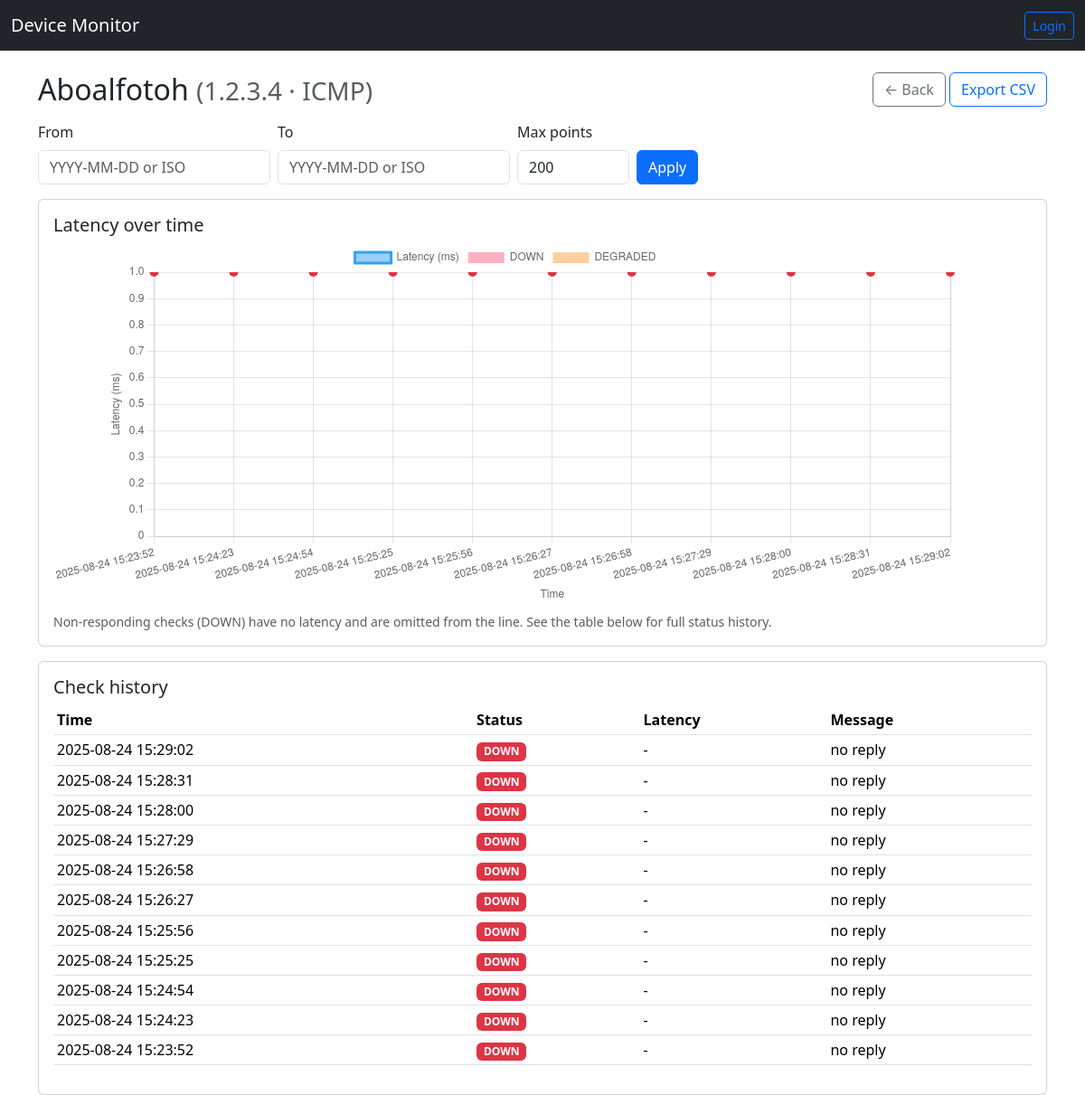
The app's page /devices/8, older data.
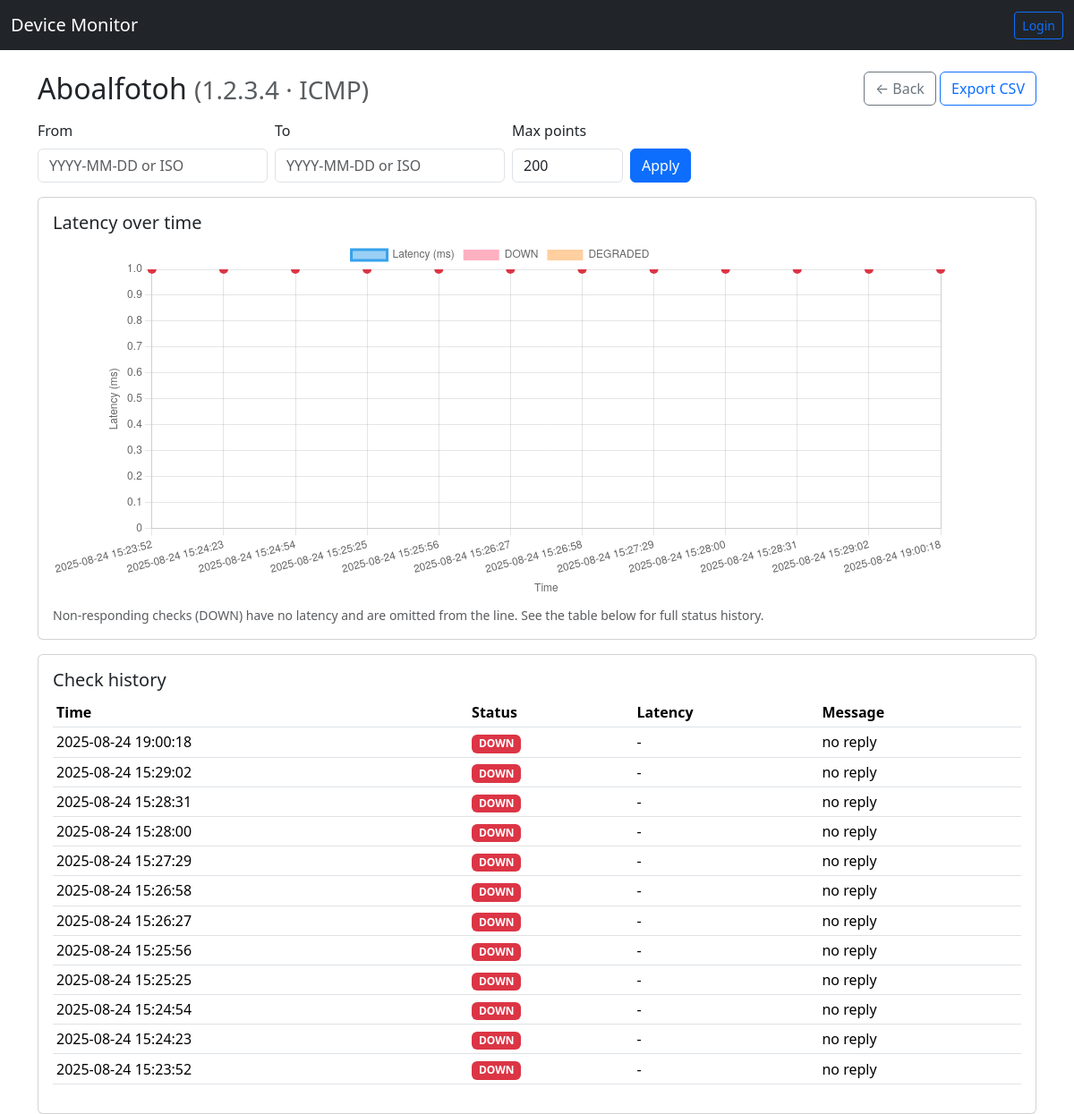
The same page, newer data.
### app/models.py (models this page shows)
class Device(db.Model):
    __tablename__ = "devices"
    id = db.Column(db.Integer, primary_key=True)
    name = db.Column(db.String(120), nullable=False)
    host = db.Column(db.String(255), nullable=False)
    kind = db.Column(db.String(50), default="generic")
    enabled = db.Column(db.Boolean, default=True)
    created_at = db.Column(db.DateTime, default=lambda: datetime.now(timezone.utc))

class CheckResult(db.Model):
    __tablename__ = "check_results"
    id = db.Column(db.Integer, primary_key=True)
    device_id = db.Column(db.Integer, db.ForeignKey("devices.id"), nullable=False)
    status = db.Column(db.String(20), nullable=False)  # up|down|degraded
    latency_ms = db.Column(db.Integer)
    cpu_percent = db.Column(db.Float)  # (optional for now)
    mem_percent = db.Column(db.Float)
    message = db.Column(db.String(500))
    created_at = db.Column(db.DateTime, default=lambda: datetime.now(timezone.utc))
    device = db.relationship("Device", backref="checks")

### app/routes.py (the view)
@bp.get("/devices/<int:device_id>")
def device_detail(device_id):
    device = Device.query.get_or_404(device_id)
    q_from = _parse_dt(request.args.get("from"))
    q_to   = _parse_dt(request.args.get("to"))
    limit  = int(request.args.get("limit", "200"))  # cap on points shown
    limit  = max(10, min(limit, 2000))
    q = CheckResult.query.filter_by(device_id=device.id)
    if q_from:
        q = q.filter(CheckResult.created_at >= q_from)
    if q_to:
        q = q.filter(CheckResult.created_at <= q_to)
    results = (
        q.order_by(desc(CheckResult.created_at))
         .limit(limit)
         .all()
    )
    results_chrono = list(reversed(results))
    return render_template(
        "device_detail.html",
        device=device,
        results=results,               # newest → oldest (for table)
        results_chrono=results_chrono  # oldest → newest (for chart)
    )

### app/routes.py (called while the page is built)
def _parse_dt(s):
    if not s:
        return None
    try:
        return datetime.fromisoformat(s)
    except ValueError:
        return None

@bp.after_app_request
def add_no_cache_headers(resp):
    if flask_request.endpoint and flask_request.endpoint.startswith("routes."):
        resp.headers["Cache-Control"] = "no-store, no-cache, must-revalidate, max-age=0, private"
        resp.headers["Pragma"] = "no-cache"
        resp.headers["Expires"] = "0"
    return resp

### app/templates/device_detail.html (shortened to what this page needs)
{% extends "base.html" %}
{% block content %}
<div class="d-flex justify-content-between align-items-center mb-3">
  <h2 class="mb-0">
    {{ device.name }}
    <small class="text-muted">({{ device.host }} · {{ device.kind|upper }})</small>
  </h2>
  <div>
    <a class="btn btn-outline-secondary" href="{{ url_for('routes.index') }}">← Back</a>
    <a class="btn btn-outline-primary" href="{{ url_for('routes.device_history_csv', device_id=device.id) }}{% if request.query_string %}?{{ request.query_string|safe }}{% endif %}">Export CSV</a>
  </div>
</div>
<form class="row g-2 mb-3" method="get">
  <div class="col-auto">
    <label class="form-label">From</label>
    <input type="text" class="form-control" name="from" placeholder="YYYY-MM-DD or ISO" value="{{ request.args.get('from','') }}">
  </div>
  <div class="col-auto">
    <label class="form-label">To</label>
    <input type="text" class="form-control" name="to" placeholder="YYYY-MM-DD or ISO" value="{{ request.args.get('to','') }}">
  </div>
  <div class="col-auto">
    <label class="form-label">Max points</label>
    <input type="number" class="form-control" name="limit" min="50" max="5000" value="{{ request.args.get('limit','200') }}">
  </div>
  <div class="col-auto align-self-end">
    <button class="btn btn-primary">Apply</button>
  </div>
</form>
<div class="card mb-3">
  <div class="card-body">
    <h5 class="card-title">Latency over time</h5>
    <div style="height:400px; width:100%; max-width:1000px;">
      <canvas id="latencyChart"></canvas>
    </div>
    <div class="small text-muted mt-2">
      Non-responding checks (DOWN) have no latency and are omitted from the line. See the table below for full status history.
    </div>
  </div>
</div>
<div class="card">
  <div class="card-body">
    <h5 class="card-title">Check history</h5>
    <div class="table-responsive">
      <table class="table table-sm align-middle">
        <thead>
          <tr>
            <th>Time</th>
            <th>Status</th>
            <th>Latency</th>
            <th>Message</th>
          </tr>
        </thead>
        <tbody>
          {% for r in results %}
          <tr>
            <td class="text-nowrap">{{ r.created_at.strftime('%Y-%m-%d %H:%M:%S') }}</td>
            <td>
              {% if r.status == 'up' %}
                <span class="badge bg-success">UP</span>
              {% elif r.status == 'degraded' %}
                <span class="badge bg-warning text-dark">DEGRADED</span>
              {% else %}
                <span class="badge bg-danger">DOWN</span>
              {% endif %}
            </td>
            <td>{{ (r.latency_ms ~ ' ms') if r.latency_ms is not none else '-' }}</td>
            <td>{{ r.message or '' }}</td>
          </tr>
          {% endfor %}
        </tbody>
      </table>
    </div>
  </div>
</div>
{% endblock %}

### app/templates/base.html (shortened to what this page needs)
<!doctype html>
<html lang="en">
  <head>
    <link href="https://cdn.jsdelivr.net/npm/bootstrap@5.3.2/dist/css/bootstrap.min.css" rel="stylesheet">
  </head>
  <body>
    <nav class="navbar navbar-expand-lg navbar-dark bg-dark mb-4">
  <div class="container-fluid">
    <a class="navbar-brand" href="{{ url_for('routes.index') }}">Device Monitor</a>
    <div class="ms-auto">
      {% if session.logged_in %}
    <a class="btn btn-sm btn-outline-light me-2" href="{{ url_for('routes.settings') }}">Settings</a>
    <a class="btn btn-sm btn-outline-danger" href="{{ url_for('routes.logout') }}">Logout</a>
  {% else %}
    {% if request.endpoint != 'routes.login' %}
      <a class="btn btn-sm btn-outline-primary" href="{{ url_for('routes.login') }}">Login</a>
    {% endif %}
  {% endif %}
</div>
  </div>
</nav>
    <div class="container">
      {% block content %}{% endblock %}
    </div>
  </body>
</html>

Row changes from the older to the newer data that the page shows:
added CheckResult: created_at "2025-08-24 19:00:18", status "DOWN", latency_ms "-", message "no reply"
Text that changed along with them:
chart data {{ r.status }}: down, down, down, down, down, down, down, down, down, down, down → down, down, down, down, down, down, down, down, down, down, down, down
